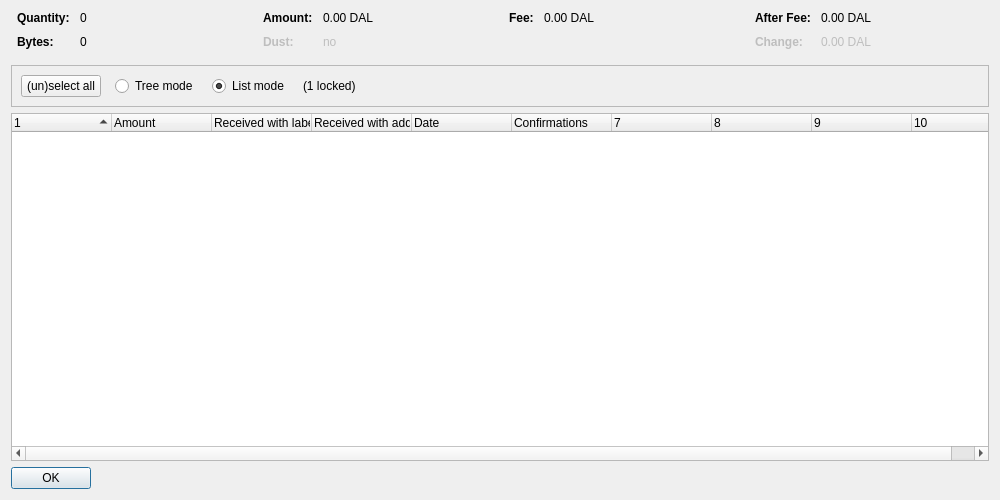
<?xml version="1.0" encoding="UTF-8"?>
<ui version="4.0">
 <class>CoinControlDialog</class>
 <widget class="QDialog" name="CoinControlDialog">
  <property name="geometry">
   <rect>
    <x>0</x>
    <y>0</y>
    <width>1000</width>
    <height>500</height>
   </rect>
  </property>
  <property name="windowTitle">
   <string>Coin Selection</string>
  </property>
  <layout class="QVBoxLayout" name="verticalLayout">
   <item>
    <layout class="QHBoxLayout" name="horizontalLayoutTop" stretch="0,0,0,0">
     <property name="topMargin">
      <number>0</number>
     </property>
     <property name="bottomMargin">
      <number>10</number>
     </property>
     <item>
      <layout class="QFormLayout" name="formLayoutCoinControl1">
       <property name="horizontalSpacing">
        <number>10</number>
       </property>
       <property name="verticalSpacing">
        <number>10</number>
       </property>
       <property name="leftMargin">
        <number>6</number>
       </property>
       <property name="rightMargin">
        <number>6</number>
       </property>
       <item row="0" column="0">
        <widget class="QLabel" name="labelCoinControlQuantityText">
         <property name="font">
          <font>
           <weight>75</weight>
           <bold>true</bold>
          </font>
         </property>
         <property name="text">
          <string>Quantity:</string>
         </property>
        </widget>
       </item>
       <item row="0" column="1">
        <widget class="QLabel" name="labelCoinControlQuantity">
         <property name="cursor">
          <cursorShape>IBeamCursor</cursorShape>
         </property>
         <property name="contextMenuPolicy">
          <enum>Qt::ActionsContextMenu</enum>
         </property>
         <property name="text">
          <string notr="true">0</string>
         </property>
         <property name="textInteractionFlags">
          <set>Qt::LinksAccessibleByMouse|Qt::TextSelectableByKeyboard|Qt::TextSelectableByMouse</set>
         </property>
        </widget>
       </item>
       <item row="1" column="0">
        <widget class="QLabel" name="labelCoinControlBytesText">
         <property name="font">
          <font>
           <weight>75</weight>
           <bold>true</bold>
          </font>
         </property>
         <property name="text">
          <string>Bytes:</string>
         </property>
        </widget>
       </item>
       <item row="1" column="1">
        <widget class="QLabel" name="labelCoinControlBytes">
         <property name="cursor">
          <cursorShape>IBeamCursor</cursorShape>
         </property>
         <property name="contextMenuPolicy">
          <enum>Qt::ActionsContextMenu</enum>
         </property>
         <property name="text">
          <string notr="true">0</string>
         </property>
         <property name="textInteractionFlags">
          <set>Qt::LinksAccessibleByMouse|Qt::TextSelectableByKeyboard|Qt::TextSelectableByMouse</set>
         </property>
        </widget>
       </item>
      </layout>
     </item>
     <item>
      <layout class="QFormLayout" name="formLayoutCoinControl2">
       <property name="horizontalSpacing">
        <number>10</number>
       </property>
       <property name="verticalSpacing">
        <number>10</number>
       </property>
       <property name="leftMargin">
        <number>6</number>
       </property>
       <property name="rightMargin">
        <number>6</number>
       </property>
       <item row="0" column="0">
        <widget class="QLabel" name="labelCoinControlAmountText">
         <property name="font">
          <font>
           <weight>75</weight>
           <bold>true</bold>
          </font>
         </property>
         <property name="text">
          <string>Amount:</string>
         </property>
        </widget>
       </item>
       <item row="0" column="1">
        <widget class="QLabel" name="labelCoinControlAmount">
         <property name="cursor">
          <cursorShape>IBeamCursor</cursorShape>
         </property>
         <property name="contextMenuPolicy">
          <enum>Qt::ActionsContextMenu</enum>
         </property>
         <property name="text">
          <string notr="true">0.00 DAL</string>
         </property>
         <property name="textInteractionFlags">
          <set>Qt::LinksAccessibleByMouse|Qt::TextSelectableByKeyboard|Qt::TextSelectableByMouse</set>
         </property>
        </widget>
       </item>
       <item row="1" column="0">
        <widget class="QLabel" name="labelCoinControlLowOutputText">
         <property name="enabled">
          <bool>false</bool>
         </property>
         <property name="font">
          <font>
           <weight>75</weight>
           <bold>true</bold>
          </font>
         </property>
         <property name="text">
          <string>Dust:</string>
         </property>
        </widget>
       </item>
       <item row="1" column="1">
        <widget class="QLabel" name="labelCoinControlLowOutput">
         <property name="enabled">
          <bool>false</bool>
         </property>
         <property name="cursor">
          <cursorShape>IBeamCursor</cursorShape>
         </property>
         <property name="contextMenuPolicy">
          <enum>Qt::ActionsContextMenu</enum>
         </property>
         <property name="text">
          <string notr="true">no</string>
         </property>
         <property name="textInteractionFlags">
          <set>Qt::LinksAccessibleByMouse|Qt::TextSelectableByKeyboard|Qt::TextSelectableByMouse</set>
         </property>
        </widget>
       </item>
      </layout>
     </item>
     <item>
      <layout class="QFormLayout" name="formLayoutCoinControl3">
       <property name="horizontalSpacing">
        <number>10</number>
       </property>
       <property name="verticalSpacing">
        <number>10</number>
       </property>
       <property name="leftMargin">
        <number>6</number>
       </property>
       <property name="rightMargin">
        <number>6</number>
       </property>
       <item row="0" column="0">
        <widget class="QLabel" name="labelCoinControlFeeText">
         <property name="font">
          <font>
           <weight>75</weight>
           <bold>true</bold>
          </font>
         </property>
         <property name="text">
          <string>Fee:</string>
         </property>
        </widget>
       </item>
       <item row="0" column="1">
        <widget class="QLabel" name="labelCoinControlFee">
         <property name="cursor">
          <cursorShape>IBeamCursor</cursorShape>
         </property>
         <property name="contextMenuPolicy">
          <enum>Qt::ActionsContextMenu</enum>
         </property>
         <property name="text">
          <string notr="true">0.00 DAL</string>
         </property>
         <property name="textInteractionFlags">
          <set>Qt::LinksAccessibleByMouse|Qt::TextSelectableByKeyboard|Qt::TextSelectableByMouse</set>
         </property>
        </widget>
       </item>
      </layout>
     </item>
     <item>
      <layout class="QFormLayout" name="formLayoutCoinControl4">
       <property name="horizontalSpacing">
        <number>10</number>
       </property>
       <property name="verticalSpacing">
        <number>10</number>
       </property>
       <property name="leftMargin">
        <number>6</number>
       </property>
       <property name="rightMargin">
        <number>6</number>
       </property>
       <item row="0" column="0">
        <widget class="QLabel" name="labelCoinControlAfterFeeText">
         <property name="font">
          <font>
           <weight>75</weight>
           <bold>true</bold>
          </font>
         </property>
         <property name="text">
          <string>After Fee:</string>
         </property>
        </widget>
       </item>
       <item row="0" column="1">
        <widget class="QLabel" name="labelCoinControlAfterFee">
         <property name="cursor">
          <cursorShape>IBeamCursor</cursorShape>
         </property>
         <property name="contextMenuPolicy">
          <enum>Qt::ActionsContextMenu</enum>
         </property>
         <property name="text">
          <string notr="true">0.00 DAL</string>
         </property>
         <property name="textInteractionFlags">
          <set>Qt::LinksAccessibleByMouse|Qt::TextSelectableByKeyboard|Qt::TextSelectableByMouse</set>
         </property>
        </widget>
       </item>
       <item row="1" column="0">
        <widget class="QLabel" name="labelCoinControlChangeText">
         <property name="enabled">
          <bool>false</bool>
         </property>
         <property name="font">
          <font>
           <weight>75</weight>
           <bold>true</bold>
          </font>
         </property>
         <property name="text">
          <string>Change:</string>
         </property>
        </widget>
       </item>
       <item row="1" column="1">
        <widget class="QLabel" name="labelCoinControlChange">
         <property name="enabled">
          <bool>false</bool>
         </property>
         <property name="cursor">
          <cursorShape>IBeamCursor</cursorShape>
         </property>
         <property name="contextMenuPolicy">
          <enum>Qt::ActionsContextMenu</enum>
         </property>
         <property name="text">
          <string notr="true">0.00 DAL</string>
         </property>
         <property name="textInteractionFlags">
          <set>Qt::LinksAccessibleByMouse|Qt::TextSelectableByKeyboard|Qt::TextSelectableByMouse</set>
         </property>
        </widget>
       </item>
      </layout>
     </item>
    </layout>
   </item>
   <item>
    <widget class="QFrame" name="frame">
     <property name="minimumSize">
      <size>
       <width>0</width>
       <height>40</height>
      </size>
     </property>
     <property name="frameShape">
      <enum>QFrame::StyledPanel</enum>
     </property>
     <property name="frameShadow">
      <enum>QFrame::Sunken</enum>
     </property>
     <layout class="QHBoxLayout" name="horizontalLayout">
      <item>
       <layout class="QHBoxLayout" name="horizontalLayoutPanel" stretch="0,0,0,0,0">
        <property name="spacing">
         <number>14</number>
        </property>
        <item>
         <widget class="QPushButton" name="pushButtonSelectAll">
          <property name="sizePolicy">
           <sizepolicy hsizetype="Maximum" vsizetype="Fixed">
            <horstretch>0</horstretch>
            <verstretch>0</verstretch>
           </sizepolicy>
          </property>
          <property name="text">
           <string>(un)select all</string>
          </property>
          <property name="autoDefault">
           <bool>false</bool>
          </property>
         </widget>
        </item>
        <item>
         <widget class="QRadioButton" name="radioTreeMode">
          <property name="sizePolicy">
           <sizepolicy hsizetype="Maximum" vsizetype="Fixed">
            <horstretch>0</horstretch>
            <verstretch>0</verstretch>
           </sizepolicy>
          </property>
          <property name="text">
           <string>Tree mode</string>
          </property>
         </widget>
        </item>
        <item>
         <widget class="QRadioButton" name="radioListMode">
          <property name="sizePolicy">
           <sizepolicy hsizetype="Maximum" vsizetype="Fixed">
            <horstretch>0</horstretch>
            <verstretch>0</verstretch>
           </sizepolicy>
          </property>
          <property name="text">
           <string>List mode</string>
          </property>
          <property name="checked">
           <bool>true</bool>
          </property>
         </widget>
        </item>
        <item>
         <widget class="QLabel" name="labelLocked">
          <property name="text">
           <string notr="true">(1 locked)</string>
          </property>
         </widget>
        </item>
        <item>
         <spacer name="horizontalSpacer">
          <property name="orientation">
           <enum>Qt::Horizontal</enum>
          </property>
          <property name="sizeHint" stdset="0">
           <size>
            <width>40</width>
            <height>20</height>
           </size>
          </property>
         </spacer>
        </item>
       </layout>
      </item>
     </layout>
    </widget>
   </item>
   <item>
    <widget class="CoinControlTreeWidget" name="treeWidget">
     <property name="contextMenuPolicy">
      <enum>Qt::CustomContextMenu</enum>
     </property>
     <property name="sortingEnabled">
      <bool>false</bool>
     </property>
     <property name="columnCount">
      <number>10</number>
     </property>
     <attribute name="headerShowSortIndicator" stdset="0">
      <bool>true</bool>
     </attribute>
     <attribute name="headerStretchLastSection">
      <bool>false</bool>
     </attribute>
     <column>
      <property name="text">
       <string/>
      </property>
     </column>
     <column>
      <property name="text">
       <string>Amount</string>
      </property>
     </column>
     <column>
      <property name="text">
       <string>Received with label</string>
      </property>
     </column>
     <column>
      <property name="text">
       <string>Received with address</string>
      </property>
     </column>
     <column>
      <property name="text">
       <string>Date</string>
      </property>
     </column>
     <column>
      <property name="text">
       <string>Confirmations</string>
      </property>
      <property name="toolTip">
       <string>Confirmed</string>
      </property>
     </column>
     <column>
      <property name="text">
       <string/>
      </property>
     </column>
     <column>
      <property name="text">
       <string/>
      </property>
     </column>
     <column>
      <property name="text">
       <string/>
      </property>
     </column>
     <column>
      <property name="text">
       <string/>
      </property>
     </column>
    </widget>
   </item>
   <item>
    <widget class="QDialogButtonBox" name="buttonBox">
     <property name="sizePolicy">
      <sizepolicy hsizetype="Maximum" vsizetype="Fixed">
       <horstretch>0</horstretch>
       <verstretch>0</verstretch>
      </sizepolicy>
     </property>
     <property name="orientation">
      <enum>Qt::Horizontal</enum>
     </property>
     <property name="standardButtons">
      <set>QDialogButtonBox::Ok</set>
     </property>
    </widget>
   </item>
  </layout>
 </widget>
 <customwidgets>
  <customwidget>
   <class>CoinControlTreeWidget</class>
   <extends>QTreeWidget</extends>
   <header>qt/coincontroltreewidget.h</header>
  </customwidget>
 </customwidgets>
 <resources/>
 <connections/>
</ui>
